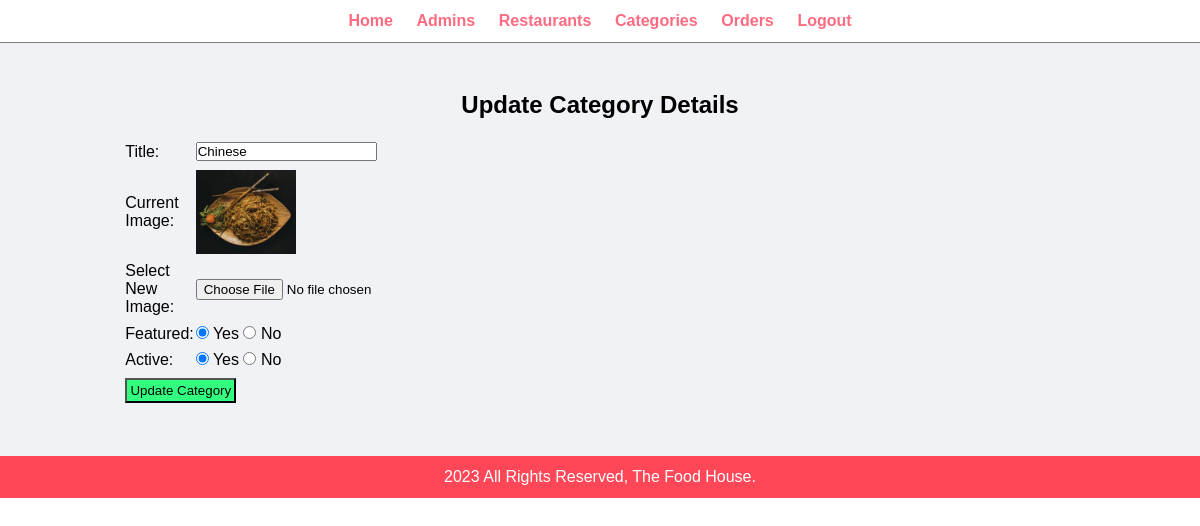
The page /admin/update-category.php?id=18 (signed in) on the database as committed earlier.
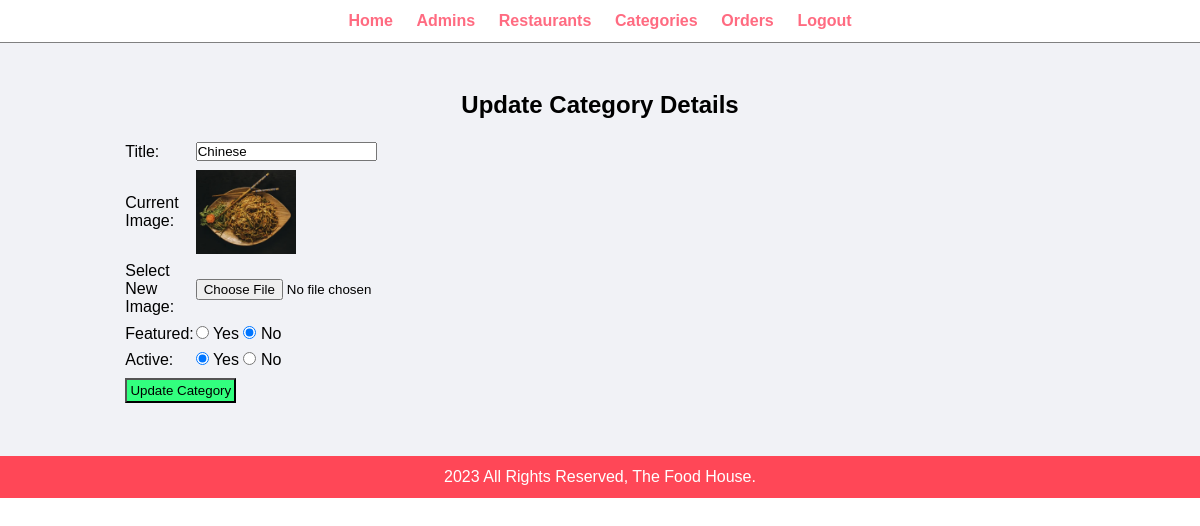
The same page on the database as committed later.
### tables this page shows
CREATE TABLE `tbl_categories` (
  `cat_id` int(10) UNSIGNED NOT NULL,
  `title` varchar(100) NOT NULL,
  `image_name` varchar(255) DEFAULT NULL,
  `featured` varchar(10) NOT NULL,
  `active` varchar(10) NOT NULL
);

### config/connect.php (called while the page is built, shortened)
<?php
    $home_url = "http://localhost/food-order-project/";
?>

### admin/update-category.php (the view, shortened to what this page needs)
<?php include('partials/menu.php');
    if(isset($_GET['id'])) {
        $id = $_GET['id'];
        $sql = "SELECT * FROM tbl_categories WHERE cat_id = $id";
        $result = mysqli_query($conn, $sql);
        if($result == true) {
            $count = mysqli_num_rows($result);
            if($count == 1) {
                $rows = mysqli_fetch_assoc($result);
                $title = $rows['title'];
                $featured = $rows['featured'];
                $active = $rows['active'];
                $current_image = $rows['image_name'];
            } else {
                $_SESSION['no-category-found'] = "<div class='error'>Category Not Found :(</div>";
                header("location:".$home_url."admin/manage-category.php");
            }
        }
    }
    else {
        header("location:".$home_url."admin/manage-category.php");
    }
?>
<div class="main-content">
    <div class="wrapper">
        <h2 class="text-center">Update Category Details</h2>
        <br>
        <form action="" method="POST" enctype="multipart/form-data">
            <table class="tbl-30">
                <tr>
                    <td>Title: </td>
                    <td>
                        <input type="text" name="title" value="<?php echo $title; ?>">
                    </td>
                </tr>
                <tr>
                    <td>Current Image: </td>
                    <td>
                        <?php
                        if($current_image != "") {
                            ?>
                            <img src="<?php echo $home_url; ?>images/category/<?php echo $current_image; ?>" width="100px">
                            <?php
                        } else {
                            echo "<div class='error'>Image Not Added :(</div>";
                        }
                        ?>
                    </td>
                </tr>
                <tr>
                    <td>Select New Image: </td>
                    <td>
                        <input type="file" name="image">
                    </td>
                </tr>
                <tr>
                    <td>Featured: </td>
                    <td>
                        <input <?php if($featured == "Yes") {
                            echo "checked";
                        } ?> type="radio" name="featured"
                            value="Yes">
                        Yes
                        <input <?php if($featured == "No") {
                            echo "checked";
                        } ?> type="radio" name="featured" value="No">
                        No
                    </td>
                </tr>
                <tr>
                    <td>Active: </td>
                    <td>
                        <input <?php if($active == "Yes") {
                            echo "checked";
                        } ?> type="radio" name="active" value="Yes">
                        Yes
                        <input <?php if($active == "No") {
                            echo "checked";
                        } ?> type="radio" name="active" value="No"> No
                    </td>
                </tr>
                <tr>
                    <td colspan="5">
                        <input type="submit" name="submit" value="Update Category" class="btn-secondary">
                    </td>
                </tr>
            </table>
        </form>
    </div>
</div>
<?php include('partials/footer.php'); ?>

Rows that differ between the two databases and show on the page:
changed tbl_categories "Chinese": featured "☑" → "☐"; featured "☐" → "☑"
